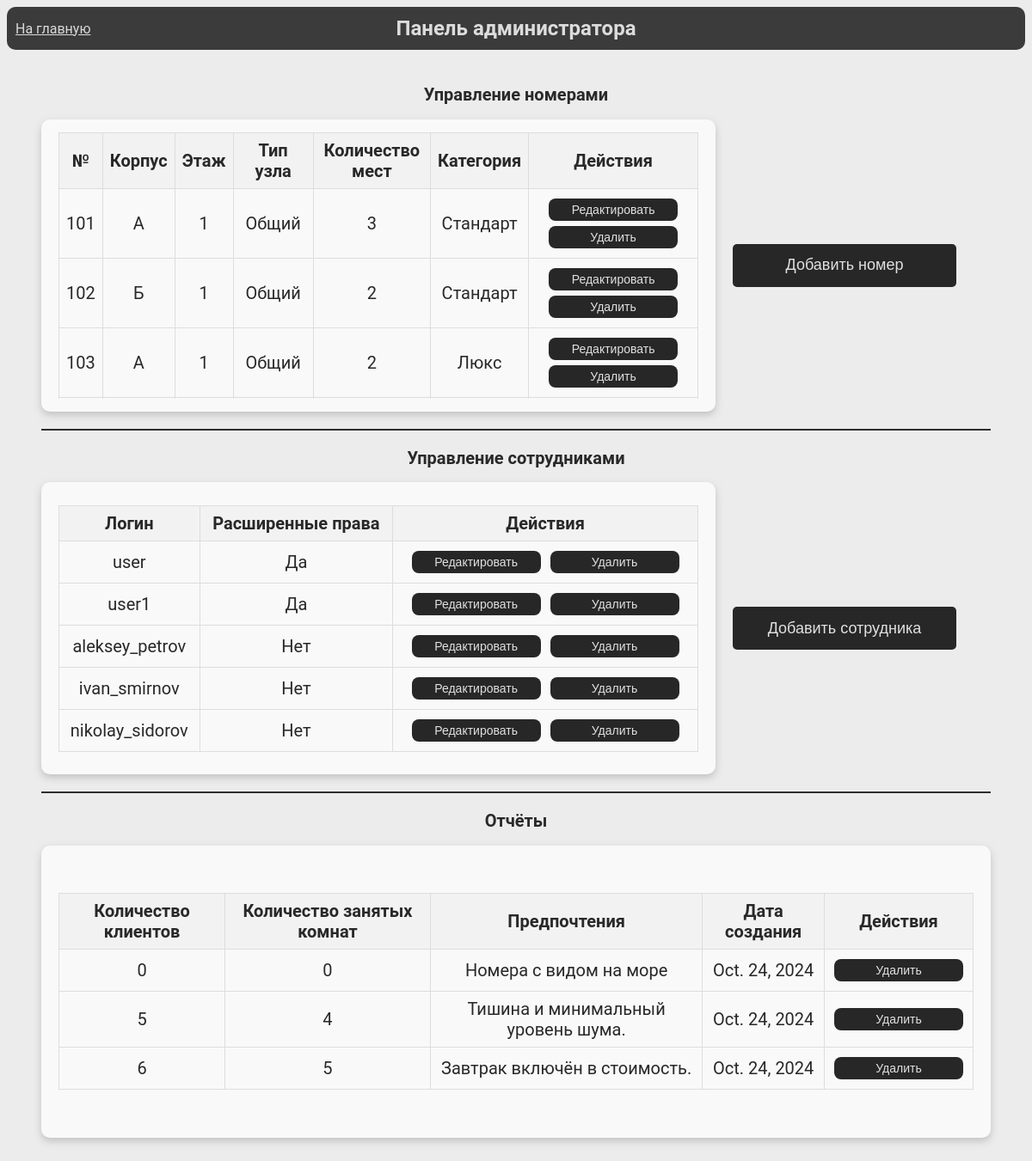
Page /admin_page/ (signed in) on the committed database.
### hotelapp/models.py (models this page shows, shortened)
class Room(models.Model):
    room_number = models.IntegerField(unique=True, default=0)
    building = models.CharField(max_length=255)
    floor = models.IntegerField()
    bathRoomType = models.CharField(max_length=255)
    numberOfSeats = models.IntegerField()
    room_category = models.CharField(max_length=255, choices= [
        ('economy', 'Эконом'),
        ('standart', 'Стандарт'),
        ('luxury', 'Люкс'),
    ], default='economy')
    is_occupied = models.BooleanField(default=False)
    def get_category_display(self):
        category_dict = dict(self._meta.get_field('room_category').choices) #Преобразование списка кортежей в словарь
        return category_dict.get(self.room_category, self.room_category) # Возвращение значения по ключу

class User(AbstractBaseUser, PermissionsMixin):
    login = models.CharField(max_length=255, unique=True)
    password = models.CharField(max_length=255)
    is_active = models.BooleanField(default=True)
    is_superuser = models.BooleanField(default=False)
    is_admin = models.BooleanField(default=False)
    objects = UserManager()
    USERNAME_FIELD = 'login'
    REQUIRED_FIELDS = []

class Report(models.Model):
    count_of_clients = models.IntegerField(default=0)
    count_of_rooms = models.IntegerField(default=0)
    preferencies = models.CharField(max_length=100)
    dateOfCreation = models.DateField(default=date.today)

### hotelapp/views.py (the view)
# urls.py: path('admin_page/', admin_page, name='admin_page'),
@login_required
def admin_page(request):
    rooms = Room.objects.all()
    users = User.objects.filter(is_admin=False)
    reports = Report.objects.all()
    context = {'rooms': rooms,
               'users': users,
               'reports': reports}
    return render(request, 'adminPageHotel.html', context)

### hotelapp/auth_backend.py (called while the page is built)
    def get_user(self, user_id):
        try:
            return User.objects.get(pk=user_id)
        except User.DoesNotExist:
            return None

### templates/adminPageHotel.html (shortened to what this page needs)
<!DOCTYPE html>
<html lang="en">
<head>
</head>
<body>
    <header class="header">
        <a href="/" class="left">На главную</a>
        <h1 class="center">Панель администратора</h1>
    </header>
    <main>
        <section>
            <h2 class="sectionHeader">Управление номерами</h2>
            <div class="info-section">
                <div class="info-box">
                    <div class="table-container">
                        <table class="data-table">
                            <thead>
                                <tr>
                                    <th>№</th>
                                    <th>Корпус</th>
                                    <th>Этаж</th>
                                    <th>Тип узла</th>
                                    <th>Количество мест</th>
                                    <th>Категория</th>
                                    <th>Действия</th>
                                </tr>
                            </thead>
                            <tbody>
                                {% for item in rooms %}
                                    <tr>
                                        <td>{{ item.room_number }}</td>
                                        <td>{{ item.building }}</td>
                                        <td>{{ item.floor }}</td>
                                        <td>{{ item.bathRoomType }}</td>
                                        <td>{{ item.numberOfSeats }}</td>
                                        <td>{{ item.get_category_display }}</td>
                                        <td>
                                            <button  class="edit-room-button" data-room-id="{{ item.id }}">Редактировать</button>
                                            <form action="{% url 'delete_room' item.id %}" method="post" style="display: inline;">
                                                <button type="submit" class="edit-button">Удалить</button>
                                            </form>
                                        </td>
                                    </tr>
                                {% endfor %}
                            </tbody>
                        </table>
                    </div>
                </div>
                <div class="buttons">
                    <button class="action-button" id="addRoomButton">Добавить номер</button>
                </div>
            </div>
        </section>
        <section>
            <h2 class="sectionHeader">Управление сотрудниками</h2>
            <div class="info-section">
                <div class="info-box">
                    <div class="table-container">
                        <table class="data-table">
                            <thead>
                                <tr>
                                    <th>Логин</th>
                                    <th>Расширенные права</th>
                                    <th>Действия</th>
                                </tr>
                            </thead>
                            <tbody>
                                {% for item in users %}
                                    <tr>
                                        <td>{{ item.login }}</td>
                                        <td>{{ item.is_superuser|yesno:"Да,Нет" }}</td>
                                        <td>
                                            <button class="edit-user-button" data-user-id="{{ item.id }}" data-user-password="{{ item.password }}">Редактировать</button>
                                            <button class="delete-user-button" data-user-id="{{ item.id }}">Удалить</button>
                                        </td>
                                    </tr>
                                {% endfor %}
                            </tbody>
                        </table>
                    </div>
                </div>
                <div class="buttons">
                    <button class="action-button" id="addUserButton">Добавить сотрудника</button>
                </div>
            </div>
        </section>
      <section>
            <h2 class="sectionHeader">Отчёты</h2>
            <div class="info-section">
                <div class="info-box-wide">
                    <div class="table-container">
                        <table class="data-table">
                            <thead>
                                <tr>
                                    <th>Количество клиентов</th>
                                    <th>Количество занятых комнат</th>
                                    <th>Предпочтения</th>
                                    <th>Дата создания</th>
                                    <th>Действия</th>
                                </tr>
                            </thead>
                            <tbody>
                                {% for report in reports %}
                                    <tr>
                                        <td>{{ report.count_of_clients }}</td>
                                        <td>{{ report.count_of_rooms }}</td>
                                        <td>{{ report.preferencies }}</td>
                                        <td>{{ report.dateOfCreation }}</td>
                                         <td>
                                            <form action="{% url 'delete_report' %}" method="post" style="display: inline;">
                                                <button class="delete-report-button" type="submit">Удалить</button>
                                            </form>
                                        </td>
                                    </tr>
                                {% empty %}
                                    <tr>
                                        <td colspan="5">Нет данных для отображения</td>
                                    </tr>
                                {% endfor %}
                            </tbody>
                        </table>
                    </div>
                </div>
            </div>
        </section>
    </main>
</body>
</html>

### templates/adminPageHotel.html (style rules this page uses)
.header { margin-top: 2px; position: sticky; top: 0; display: flex; justify-content: center; align-items: center; background-color: #3b3b3b; padding: 10px; color: #e1e1e1; height: 30px; border-radius: 10px; z-index: 3; transition: top 0.3s ease-in-out; }
.header h1 { margin: 0; font-size: 24px; text-align: center; position: absolute; left: 50%; transform: translateX(-50%); color: #dcdcdc; }
.header a { color: #dadada; transition: color 0.3s; }
.header .left { position: absolute; left: 10px; }
body { font-family: 'Roboto', sans-serif; background: #ececec; }
h2 { text-align: center; color: #292929; font-size: 20px; }
main { margin: 40px; }
section { padding-bottom: 20px; margin-bottom: 20px; border-bottom: 2px solid #2e2e2e; }
section:last-child { border-bottom: none; }
.info-section { display: flex; justify-content: space-between; width: 100%; }
.info-box { width: 85%; height: 300px; background-color: #f9f9f9; display: flex; justify-content: center; align-items: center; padding: 20px; font-size: 20px; color: #282828; border-radius: 10px; box-shadow: 0 4px 8px rgba(153, 153, 153, 0.5); }
.info-box-wide { width: 100%; height: 300px; background-color: #f9f9f9; display: flex; justify-content: center; align-items: center; padding: 20px; font-size: 20px; color: #282828; border-radius: 10px; box-shadow: 0 4px 8px rgba(153, 153, 153, 0.5); }
.buttons { display: flex; flex-direction: column; justify-content: space-around; }
.action-button { display: flex; align-items: center; justify-content: center; height: 40px; margin-right: 40px; padding: 25px 2px; margin-left: 20px; min-width: 260px; background-color: #272727; color: #e1e1e1; border: none; border-radius: 5px; cursor: pointer; transition: background-color 0.3s, transform 0.1s; font-size: 18px; }
.data-table { width: 100%; border-collapse: collapse; }
.data-table th, .data-table td { border: 1px solid #ddd; padding: 8px; text-align: center; vertical-align: middle; }
.data-table th { background-color: #f2f2f2; font-weight: bold; }
.table-container { max-height: 310px; overflow-y: auto; width: 100%; position: relative; }
.data-table thead { position: sticky; top: 0; z-index: 1; background-color: #f2f2f2; }
.edit-button, .delete-user-button, .edit-user-button, .edit-room-button, .delete-report-button { background-color: #272727; color: #e1e1e1; border: none; border-radius: 8px; padding: 5px 20px; font-size: 14px; cursor: pointer; transition: background-color 0.3s, transform 0.1s; width: 150px; margin: 3px; }

### rows in the picture
Room: room_number "101", building "А", floor "1", bathRoomType "Общий", numberOfSeats "3", category "Стандарт"
Room: room_number "102", building "Б", floor "1", bathRoomType "Общий", numberOfSeats "2", category "Стандарт"
Room: room_number "103", building "А", floor "1", bathRoomType "Общий", numberOfSeats "2", category "Люкс"
User: login "user", is_superuser "Да"
User: login "user1", is_superuser "Да"
User: login "aleksey_petrov", is_superuser "Нет"
User: login "ivan_smirnov", is_superuser "Нет"
User: login "nikolay_sidorov", is_superuser "Нет"
Report: count_of_clients "0", count_of_rooms "0", preferencies "Номера с видом на море", dateOfCreation "Oct. 24, 2024"
Report: count_of_clients "5", count_of_rooms "4", preferencies "Тишина и минимальный уровень шума.", dateOfCreation "Oct. 24, 2024"
Report: count_of_clients "6", count_of_rooms "5", preferencies "Завтрак включён в стоимость.", dateOfCreation "Oct. 24, 2024"
